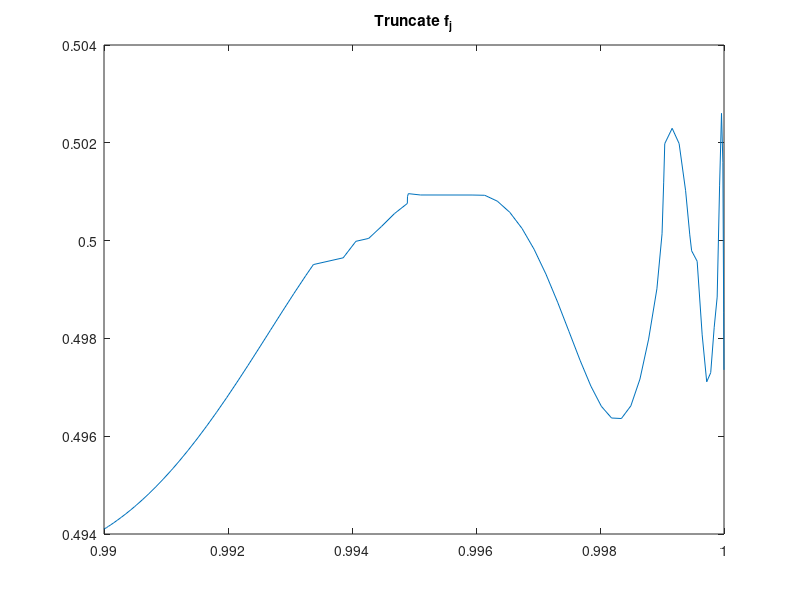
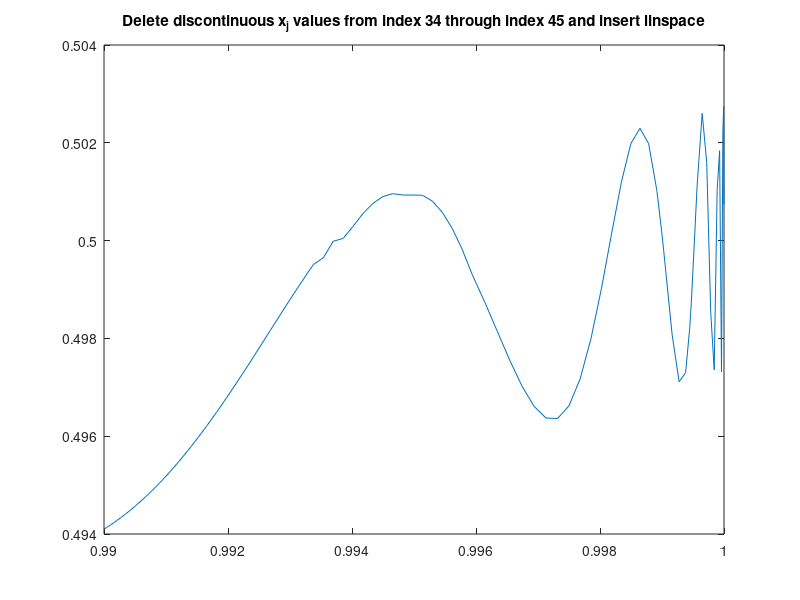

MATLAB code for these plots, in order:
% data provided
x_j = [0.990000000000000   0.990004385410921   0.990017533950182   0.990039422550778   0.990070012812666   0.990109251070131   0.990157068485937   0.990213381172088   0.990278090336998   0.990351082458802   0.990432229484516   0.990496544303257    0.990521389054683   0.990618404753121   0.990723106381328   0.990835310257070   0.990954819536622   0.991081424560099   0.991112027552938   0.991214903219269   0.991355021347207   0.991501533129103   0.991654181533509   0.991812698763251 0.991976806725246   0.992146217518362   0.992320633938502   0.992499750000000   0.992683251472418   0.992870816431820   0.993062115825533   0.993256814049415   0.993377194098214  0.993857859824882   0.994062687117729   0.994269157898702   0.994476909947893   0.994685578797613   0.994892526384000   0.994894798371793   0.994908640924681   0.995104201628207   0.995936312882271   0.996141140175118   0.996343964643166   0.996544430463377   0.996742185950585   0.996936884174467   0.997128183568180   0.997315748527582   0.997499250000000   0.997678366061498   0.997852782481638   0.998022193274754 0.998186301236749   0.998344818466491   0.998497466870897   0.998643978652793   0.998784096780731   0.998917575439901   0.999000538464177   0.999027161099153   0.999044180463378   0.999163689742930   0.999275893618672   0.999380595246879 0.999447871897216   0.999477610945317   0.999566770515484   0.999647917541198   0.999720909663002   0.999785618827912   0.999841931514063   0.999889748929869   0.999928987187334   0.999959577449222   0.999981466049818   0.999994614589079 0.999999000000000] ;
f_j=[0.494098495228309   0.494101963175558   0.494112427464003   0.494130069222236   0.494155189588310   0.494188208462305   0.494229662492216   0.494280202021985   0.494340586648494   0.494411678949846   0.494494435860831   0.494562818762605 0.494589897084298   0.494699169841421   0.494823409183038   0.494963793013057   0.495121490920339   0.495297625886154   0.495341582880060   0.495493227942080   0.495709178912479   0.495946147504667   0.496204514230275   0.496484285979008 0.496785000550599   0.497105622115384   0.497444429454114   0.497798899959136   0.498165593795347   0.498540044346115   0.498916663118175   0.499288669638173   0.499510124033698   0.499648059492592   0.499985626438936   0.500044998431173 0.500291057270008   0.500553120562764   0.500759972172471   0.500899600756522   0.500960434941309   0.500932946082521   0.500932128958785   0.500926902089205   0.500806534410603   0.500578850777799   0.500248924750186   0.499822636801562 0.499313271437257   0.498742714826580   0.498142261446030   0.497552744136827   0.497023638388318   0.496610747075798   0.496372070699463   0.496361546069404   0.496620541438554   0.497167386702953   0.497985853345064   0.499014420403471 0.500139348757929   0.501195883030344   0.501982915060957   0.502296401420707   0.501984441351106   0.501020387287199   0.500117778744478   0.499792093308955   0.499577802302558   0.498072042632654   0.497112141291774   0.497298950173455 0.498228175366996   0.498845319509093   0.501134180531275   0.502602254057627   0.501602308822072   0.498535877698092   0.497356992795663   0.501043556556105   0.501837962858218   0.497315614141277   0.502212076166083   0.502744045414097 0.500739487603105];

% Approach 1 to get a valid function: trim "extra" f_j points
f_j_trim = f_j(1:length(x_j))
figure(1)
plot(x_j, f_j_trim)
title("Truncate f_j")

% Approach 2: cut out areas of x_j that contain visible discontinuities
% and linearize in between
lastgood = 33;
firstgood = 43;
x_j_1 = x_j(1:lastgood-1)
x_j_3 = x_j(firstgood+1:length(x_j))
x_j_2 = linspace(x_j(lastgood), x_j(firstgood), length(f_j)-length(x_j)+firstgood-lastgood+1)
x_j_new = [x_j_1, x_j_2, x_j_3]
size(x_j_new)
size(f_j)
figure(2)
plot(x_j_new, f_j)
title("Delete discontinuous x_j values from index 34 through index 45 and insert linspace")
